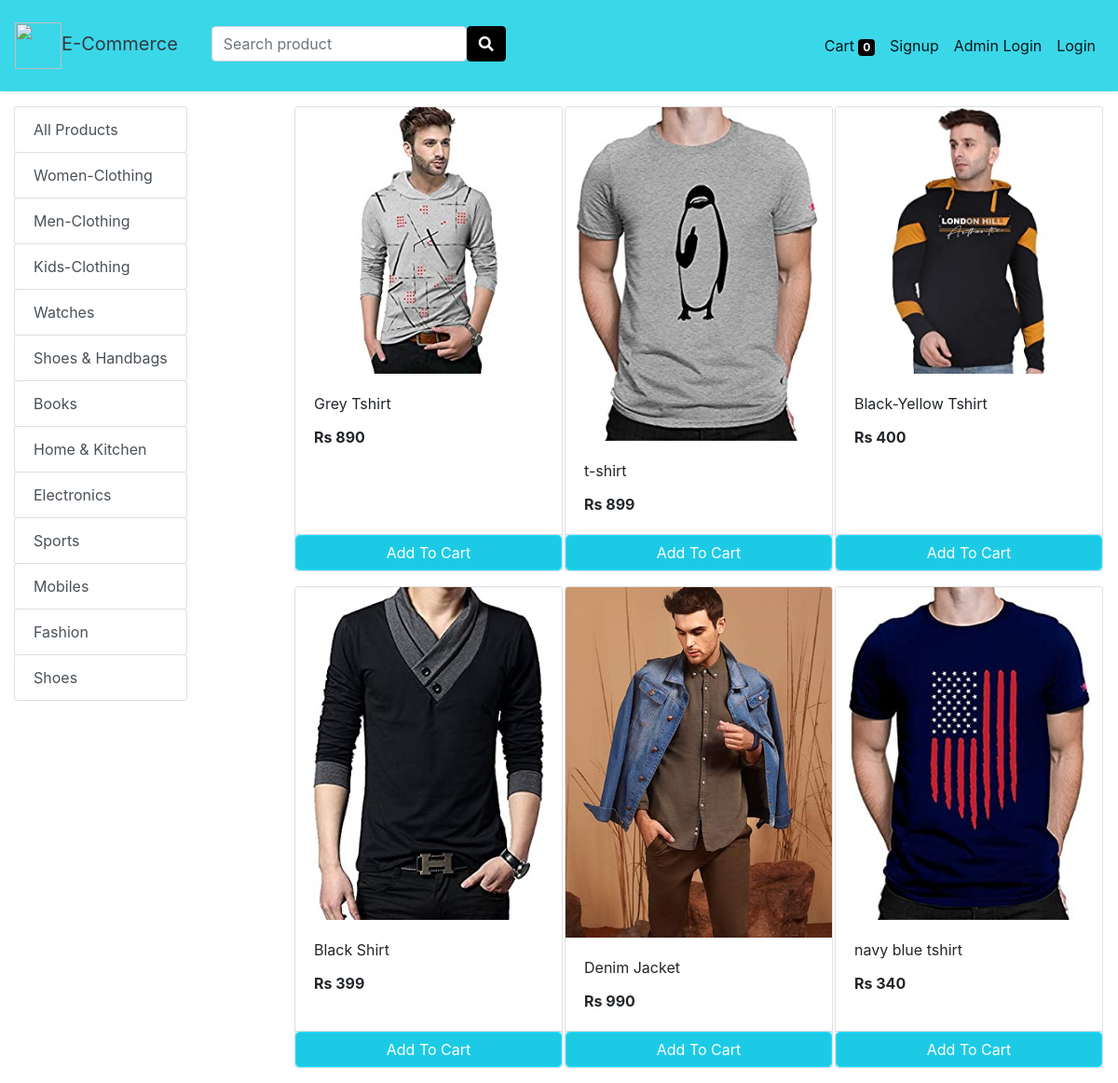
Screenshot of /store?category=23 with the database file from the repository.
### store/models/category.py (models this page shows, shortened)
class Category(models.Model):
    name= models.CharField(max_length=50)
    @staticmethod
    def get_all_categories():
        return Category.objects.all()

### store/models/product.py (models this page shows, shortened)
class Products(models.Model):
    name = models.CharField(max_length=60)
    price= models.IntegerField(default=0)
    category= models.ForeignKey(Category,on_delete=models.CASCADE,default=1 )
    description= models.CharField(max_length=250, default='', blank=True, null= True)
    image= models.ImageField(upload_to='uploads/products/')
    @staticmethod
    def get_all_products_by_categoryid(category_id):
        if category_id:
            return Products.objects.filter (category=category_id)
        else:
            return Products.get_all_products();

### store/views/home.py (the view)
# urls.py: path('' , include('store.urls'))
def store(request):
    cart = request.session.get('cart')
    if not cart:
        request.session['cart'] = {}
    products = None
    categories = Category.get_all_categories()
    categoryID = request.GET.get('category')
    if categoryID:
        products = Products.get_all_products_by_categoryid(categoryID)
    else:
        products = Products.get_all_products();
    data = {}
    data['products'] = products
    data['categories'] = categories
    print('you are : ', request.session.get('email'))
    return render(request, 'index.html', data)

### store/templatetags/cart.py (called while the page is built)
@register.filter (name='is_in_cart')
def is_in_cart(product, cart):
    keys = cart.keys ()
    for id in keys:
        if int (id) == product.id:
            return True
    return False;

### store/templatetags/custom_filter.py (called while the page is built)
@register.filter(name='currency')
def currency(number):
    return "Rs "+str(number)

### store/templates/index.html (shortened to what this page needs)
{% extends 'base.html' %}
{% block content %}
{% load cart %}
{% load custom_filter %}
<div class="container-fluid mt-3">
	<div class="row">
		<div class="col-lg-3 mx-auto">
			<div class="list-group" style="float: left;">
				<a href="/" class="list-group-item list-group-item-action btn btn-outline-success">All Products</a>
				{% for category in categories %}
				<a href="/?category={{category.id}}"
					class="list-group-item list-group-item-action btn btn-outline-success ">{{category.name}}</a>
				{% endfor %}
			</div>
		</div>
		<div id="products" class="col-lg-9 mx-auto">
			<div class="row mx-auto" >
				{% for product in products %}
				<div class="card mx-auto mb-3" id="{{product.id}}" style="width: 18rem;">
					<img class="card-img-top" src="{{product.image.url}}" alt="Card image cap">
					<div class="card-body">
						<p class="card-title">{{product.name}}</p>
						<p class="card-text"><b>{{product.price|currency}}</b></p>
					</div>
					<div class="card-footer p-0 no-gutters">
						{% if product|is_in_cart:request.session.cart %}
						<div class="row no-gutters">
							<form action="/#{{product.id}}" class="col-2 " method="post">
								{% csrf_token %}
								<input hidden type="text" name="product" value="{{product.id}}">
								<input hidden type="text" name="remove" value="True">
								<input type="submit" value=" - " class="btn btn-block btn-success border-right">
							</form>
							<div class="text-center col btn btn-success">{{product|cart_quantity:request.session.cart}} in Cart</div>
							<form action="/#{{product.id}}" class="col-2 " method="post">
								{% csrf_token %}
								<input hidden type="text" name="product" value="{{product.id}}">
								<input type="submit" value=" + " class="btn btn-block btn-success border-left">
							</form>
						</div>
						{% else %}
						<form action="/#{{product.id}}" method="POST" class="btn-block">
							<input type="submit" class="float-right btn btn-success form-control" value="Add To Cart">
						</form>
						{% endif %}
					</div>
				</div>
				{% endfor %}
			</div>
		</div>
	</div>
</div>
{% endblock %}

### store/templates/base.html (style rules this page uses)
.btn-success { color: #fff; background-color: #1dcae5; border-color: #1be0ff; }

### rows the page displays
Category: name "Women-Clothing"
Category: name "Men-Clothing"
Category: name "Kids-Clothing"
Category: name "Watches"
Category: name "Shoes & Handbags"
Category: name "Books"
Category: name "Home & Kitchen"
Category: name "Electronics"
Category: name "Sports"
Category: name "Mobiles"
Category: name "Fashion"
Category: name "Shoes"
Products: image (picture), name "Grey Tshirt", price "Rs 890"
Products: image (picture), name "t-shirt", price "Rs 899"
Products: image (picture), name "Black-Yellow Tshirt", price "Rs 400"
Products: image (picture), name "Black Shirt", price "Rs 399"
Products: image (picture), name "Denim Jacket", price "Rs 990"
Products: image (picture), name "navy blue tshirt", price "Rs 340"

### other values shown
{{ request.session.cart.keys|length }} "0"
